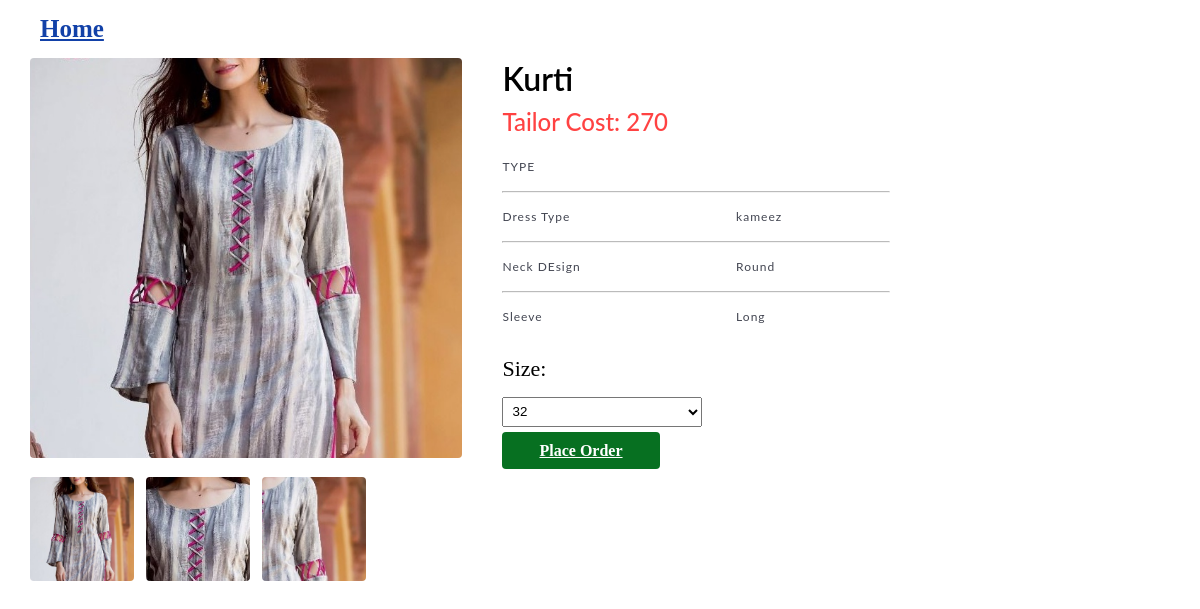
Page /homepage/fabric/type/design/kameez-designs-details/1 (signed in) on the committed database.
### TailorApp/models.py (models this page shows, shortened)
class design_kameez_model(models.Model):
    dk_id = models.IntegerField(primary_key=True)
    dk_name = models.CharField(max_length=30)
    dk_neck = models.CharField(max_length=30,default = "")
    dk_type = models.CharField(max_length=30,default = "")
    dk_sleeve = models.CharField(max_length=30,default = "")
    dk_price = models.IntegerField()
    dk_image1 = models.ImageField(upload_to="design/design_kameez/images", default="")
    dk_image2 = models.ImageField(upload_to="design/design_kameez/images", default="")
    dk_image3 = models.ImageField(upload_to="design/design_kameez/images", default="")

### TailorApp/views.py (the view)
# urls.py: path('homepage/fabric/type/design/kameez-designs-details/<int:pk>', tviews.d_details_kameez_view, name="kameez-designs-details"),
@login_required
def d_details_kameez_view(request, pk):
    design_id = design_kameez_model.objects.filter(pk = pk).first().dk_id
    design_list = design_kameez_model.objects.filter(dk_id = design_id).first()
    global val_design_id
    def val_design_id():
        return design_id
    context = {'design_id' : design_id, 'design_list' : design_list}
    return render(request, 'd_destails_kameez.html', context)

### TailorApp/templates/d_destails_kameez.html (shortened to what this page needs)
{% load static %}
<!DOCTYPE html>
<html lang="en">
<head>
    <link rel="stylesheet" href="{% static 'css/d_details_kameez.css' %}">
</head>
<body>
    <div class="pagination">
        <a id="navi" href="#">Home</a>
    </div>
    <section class="product-container">
        <div class="img-card">
            <img src="{{design_list.dk_image1.url}}" alt="" id="featured-image">
            <div class="small-Card">
                <img src="{{design_list.dk_image1.url}}" alt="" class="small-Img">
                <img src="{{design_list.dk_image2.url}}" alt="" class="small-Img">
                <img src="{{design_list.dk_image3.url}}" alt="" class="small-Img">
            </div>
        </div>
        <div class="product-info">
            <h3>{{design_list.dk_name}}</h3>
            <h5>Tailor Cost: {{design_list.dk_price}}</h5>
            <div>
                <div class="delivery">
                    <p>TYPE</p>
                </div>
                <hr>
                <div class="delivery">
                    <p>Dress Type</p>
                    <p>{{design_list.dk_type}}</p>
                </div>
                <hr>
                <div class="delivery">
                    <p>Neck DEsign</p>
                    <p>{{design_list.dk_neck}}</p>
                </div>
                <hr>
                <div class="delivery">
                    <p>Sleeve</p>
                    <p>{{design_list.dk_sleeve}}</p>
                </div>
            </div>
            <div class="sizes">
                <p>Size:</p>
                <select name="Size" id="size" class="size-option">
                    <option value="32">32</option>
                </select>
            </div>
            <div class="quantity">
                <a id="buttona" href = "measurement-kameez">Place Order</a>
            </div>
        </div>
    </section>
</body>
</html>

### TailorApp/static/css/d_details_kameez.css (style rules this page uses)
* { box-sizing: border-box; margin: 0; padding: 0; }
body { max-width: 1280px; margin: 0 auto; padding: 0 30px; background-color: #ffffff; }
.product-container { display: flex; justify-content: start; align-items: start; gap: 40px; }
#navi { padding: 10px; color: #1241a8; font-size: 25px; font-weight: bolder; text-align: right; text-decoration: underline; }
.img-card img { width: 100%; flex-shrink: 0; border-radius: 4px; height: 400px; object-fit: cover; }
.small-Card { display: flex; justify-content: start; align-items: center; margin-top: 15px; gap: 12px; }
.small-Card img { width: 104px; height: 104px; border-radius: 4px; cursor: pointer; }
.product-info { width: 60%; }
.product-info h3 { font-size: 32px; font-family: Lato; font-weight: 600; line-height: 130%; }
.product-info h5 { font-size: 24px; font-family: Lato; font-weight: 500; line-height: 130%; color: #ff4242; margin: 6px 0; }
.product-info p { color: #424551; margin: 15px 0; width: 70%; }
.sizes p { font-size: 22px; color: black; }
.size-option { width: 200px; height: 30px; margin-bottom: 15px; padding: 5px; }
#buttona { background: #077021; border-radius: 4px; padding: 10px 37px; border: none; color: white; font-weight: 600; }
.delivery { display: flex; justify-content: space-between; align-items: center; width: 70%; color: #787a80; font-size: 12px; font-family: Lato; line-height: 150%; letter-spacing: 1px; }
hr { color: #000000; width: 58%; opacity: 0.67; }
.pagination { color: #787a80; margin: 15px 0; cursor: pointer; }

### rows in the picture
design_kameez_model: dk_image1 (picture), dk_image2 (picture), dk_image3 (picture), dk_name "Kurti", dk_price "270", dk_type "kameez", dk_neck "Round", dk_sleeve "Long"
